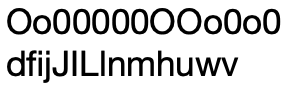
#> input picture 截圖 2020-05-08 上午11.03.55.png, 291 x 86 px, found by its file name
$ python imgTest.py
#> lines starting #> are read from the running program, lines starting #| are printed output that depends on the picture; after the words box and inside, x2 and y2 are one past the last pixel; in counts of white or black regions, pixels touching at a corner belong together
import cv2
import pytesseract
import matplotlib.pyplot as plt
import numpy as np
# [6 lines of commented-out code are left out]


'''水平投影'''


def getHProjection(image):
    hProjection = np.zeros(image.shape, np.uint8)

    # 圖像高與寬

    (h, w) = image.shape

    # 長度與圖像高度一致的數組

    h_ = [0] * h

    # 循環統計每一行白色像素的個數

    for y in range(h):

        for x in range(w):

            if image[y, x] == 255:
                h_[y] += 1

    # 繪製水平投影圖像

    for y in range(h):

        for x in range(h_[y]):
            hProjection[y, x] = 255

    cv2.imshow('hProjection2', hProjection)

    return h_


def getVProjection(image):
    vProjection = np.zeros(image.shape, np.uint8);

    # 圖像高與寬

    (h, w) = image.shape

    # 長度與圖像寬度一致的數組

    w_ = [0] * w

    # 循環統計每一列白色像素的個數

    for x in range(w):

        for y in range(h):

            if image[y, x] == 255:
                w_[x] += 1

    # 繪製垂直平投影圖像

    for x in range(w):

        for y in range(h - w_[x], h):
            vProjection[y, x] = 255

    # cv2.imshow('vProjection',vProjection)

    return w_


if __name__ == "__main__":

    # 讀入原始圖像

    # path = '/Users/moriakiraakira/Desktop/截圖 2020-05-07 下午8.42.04.png'
    path = '/Users/moriakiraakira/Desktop/截圖 2020-05-08 上午11.03.55.png'

    # path = '/Users/moriakiraakira/PycharmProjects/風管科課程/week1/image_screenshot_29.05.2020.png'
    origineImage = cv2.imread(path)
#> origineImage is the input picture: shape (86, 291, 3); min 0, max 255, mean 207.1
    print(type(origineImage))
#| <class 'numpy.ndarray'>
    h,w,c=origineImage.shape
#> h = 86; w = 291; c = 3
    # print(h,w,c)

    kernel = np.ones((3, 3), np.uint8)

    # Resize
    # image = cv2.imread('test.jpg',0)
    resizeImg = cv2.resize(origineImage, (w * 3, h * 3), interpolation=cv2.INTER_CUBIC)
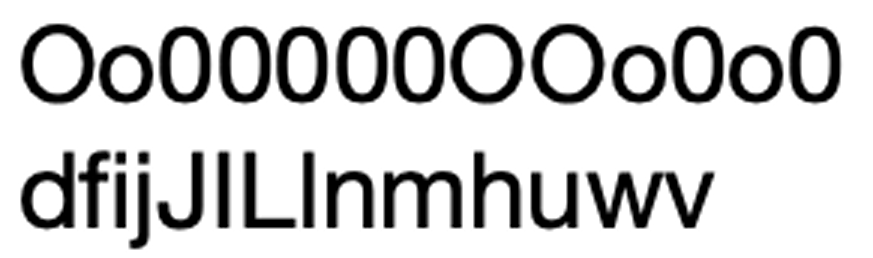
#> resizeImg: shape (258, 873, 3); min 0, max 255, mean 207
    cv2.imshow('resizeImg', resizeImg)

    #提高銳度
    # kernel = np.array([[0, -1, 0], [-1, 5, -1], [0, -1, 0]], np.float32)
    # resizeImg = cv2.filter2D(resizeImg, -1, kernel=kernel)
    # cv2.imshow('sharpenImg', resizeImg)


    # 圖像灰度化
    image = cv2.cvtColor(resizeImg, cv2.COLOR_BGR2GRAY)

    cv2.imshow('gray', image)

    # 將圖片二值化

    retval, img = cv2.threshold(image, 127, 255, cv2.THRESH_BINARY_INV)
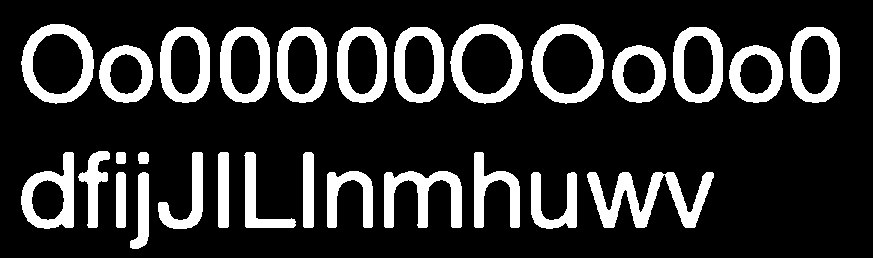
#> img: shape (258, 873); 18.8% white; 28 white regions, largest, box (x1, y1, x2, y2) and area: (587, 172, 714, 228) 3072, (21, 24, 94, 104) 2227, (531, 24, 604, 104) 2227

    cv2.imshow('binary', img)

    # 圖像高與寬

    (h, w) = img.shape
#> h = 258; w = 873

    Position = []

    # 水平投影

    H = getHProjection(img)
#> after the loop in getHProjection, `for y in range(h):`:
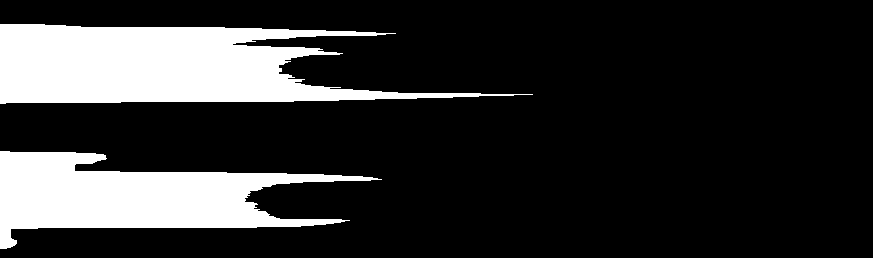
#> hProjection: shape (258, 873); 18.8% white; 2 white regions, box (x1, y1, x2, y2) and area: (0, 24, 533, 104) 24236, (0, 151, 382, 249) 18093
#> H = 258 values, max 533 at index 94, min 0 at index 0, mean 164.1

    start = 0

    H_Start = []

    H_End = []

    # 根據水平投影獲取垂直分割位置

    for i in range(len(H)):

        if H[i] > 0 and start == 0:
            H_Start.append(i)

            start = 1

        if H[i] <= 0 and start == 1:
            H_End.append(i)

            start = 0
#> this loop made 258 passes
#> start on passes 25, 105, 152, 250: 1, 0, 1, 0
#> after the loop, H_End = [104, 249]; H_Start = [24, 151]; start = 0

    # 分割行，分割之後再進行列分割並保存分割位置

    for i in range(len(H_Start)):

        # 獲取行圖像

        cropImg = img[H_Start[i]:H_End[i], 0:w]

        # cv2.imshow('cropImg',cropImg)

        # 對行圖像進行垂直投影

        W = getVProjection(cropImg)

        Wstart = 0

        Wend = 0

        W_Start = 0

        W_End = 0

        for j in range(len(W)):

            if W[j] > 0 and Wstart == 0:
                W_Start = j

                Wstart = 1

                Wend = 0

            if W[j] <= 0 and Wstart == 1:
                W_End = j

                Wstart = 0

                Wend = 1

            if Wend == 1:
                Position.append([W_Start, H_Start[i], W_End, H_End[i]])

                Wend = 0
#> this loop made 2 passes
#> (h in getVProjection, w in getVProjection) on passes 1 to 2: (80, 873), (98, 873)
#> pass 1, `cropImg = img[H_Start[i]:H_End[i], 0:w]`:
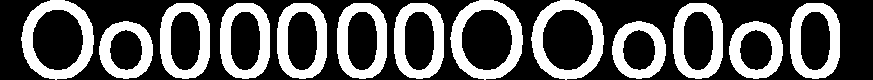
#> cropImg: shape (80, 873); 34.7% white; 13 white regions, largest, box (x1, y1, x2, y2) and area: (21, 0, 94, 80) 2227, (531, 0, 604, 80) 2227, (450, 0, 523, 80) 2226
#> pass 2, `cropImg = img[H_Start[i]:H_End[i], 0:w]`:
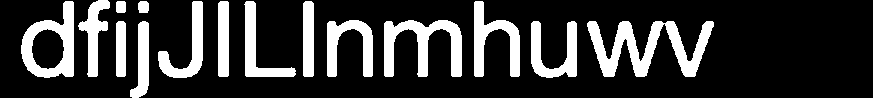
#> cropImg: shape (98, 873); 21.1% white; 15 white regions, largest, box (x1, y1, x2, y2) and area: (587, 21, 714, 77) 3072, (384, 20, 462, 77) 2132, (21, 1, 74, 78) 1899
#> after the loop, Position = 26 items, first 6: [21, 24, 94, 104], [99, 24, 153, 104], [160, 24, 210, 104], [220, 24, 270, 104], [277, 24, 327, 104], [337, 24, 387, 104]

    # 秀原圖
    cv2.imshow('originalImg',origineImage)

    print(h, w)
#| 258 873
    newImg = np.zeros((480, 1980, 3), np.uint8)
    # 使用白色填充
    newImg.fill(255)


    # 根據確定的位置分割字符
    for m in range(len(Position)):
        # [9 lines of commented-out code are left out]
        letterImg = resizeImg[Position[m][1]:Position[m][3],Position[m][0]:Position[m][2]]
        padding = 60
        newImg = np.zeros((Position[m][3]-Position[m][1]+padding,Position[m][2]-Position[m][0]+padding, 3), np.uint8)
        newImg.fill(255)
        (h,w,c) = letterImg.shape
        newImg[int(padding/2):int(padding/2)+h, int(padding/2):int(padding/2)+w] = letterImg

#> (the run stopped early here; a loop or call above may not have finished)
